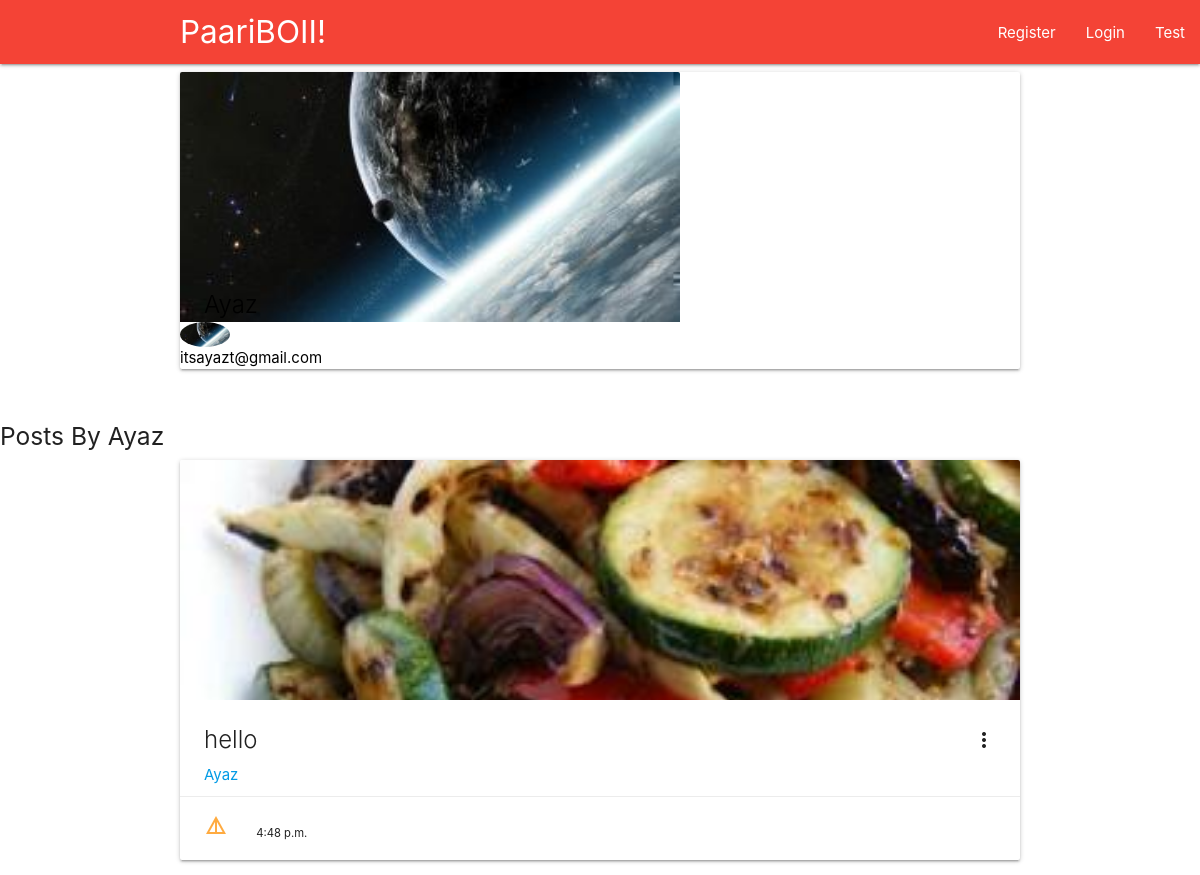
Screenshot of /profile/7 with the database file from the repository.
### network/models.py (models this page shows, shortened)
class Profile(models.Model):
    user = models.OneToOneField(User, on_delete = models.CASCADE, default =1)
    image = models.ImageField(default ='default_profile.jpg', upload_to ='profile_pics')
    profile_cover = models.ImageField(default='default_cover_pic.jpg', upload_to='cover_pics')
    bio = models.TextField(max_length = 288, blank= True)

class Post(models.Model):
    title = models.CharField(max_length = 100)
    content = models.TextField()
    created_on = models.TimeField(auto_now = True)
    author = models.ForeignKey(User, on_delete = models.CASCADE,)
    image = models.ImageField(default = 'default.jpg',upload_to = 'post_pics',)

### network/views.py (the view)
# urls.py: path('profile/<int:pk>',user_views.ProfileDetail.as_view(),name = 'profile_detail'),
class ProfileDetail(DetailView):
    model = Profile
    def get_context_data(self, **kwargs):
        context = super().get_context_data(**kwargs)
        context['posts'] = Post.objects.all()
        return context

### network/templates/network/profile_detail.html (shortened to what this page needs)
{% extends "network/base.html"%}
{% block content %}
<div class = "container">
    <div class="col s12 m7 l3">
        <div class="card">
          <div class="card-image">
              <img src="{{ object.profile_cover.url }}" class="background" style="width:500px; hieght:500px">
              <a href="#user"><img  style="border-radius: 50%;width:50px; hieght:50px" src="{{ object.image.url }}"></a>
              <a href="#name"><span class="black-text name card-title" >{{ object.user.username}}</span></a>
        </div>
            <a href="#email"><span class="black-text email">{{ object.user.email }}</span></a>
    </div>
</div>
    </div>
    <br>
    <h5>Posts By {{ object.user.username}}</h5>
    <div class="container col s12 m7 l3">
     {% for post in posts %}
     {% if object.user == post.author%}
            <div class = "col s12 m6 l4">
                <div class="card medium">
                    <div class="card-image waves-effect waves-block waves-light">
                        <img class="activator" src="{{post.image.url}}">
                    </div>
                    <div class="card-content">
                        <span class="card-title activator grey-text text-darken-4">{{post.title}}
                            <i href= "#" class="material-icons right tooltipped" data-position="bottom" data-tooltip="Open Card">more_vert</i></span>
                        <p><a href="{% url 'network:profile_detail' post.author.profile.id %}">{{post.author.username}}</a></p>
                        <br>
                        <p class = "card-action"><a href = "{% url 'network:post_detail' post.id %}"><i class = "material-icons">details</i></a>
                        <small class = ".bottomleft">{{ post.created_on}}</small>
                    </div>
                </div>
            </div>
            {% endif %}
            {% endfor %}
    </div>
{% endblock%}

### rows the page displays
Profile: profile_cover (placeholder picture), image (placeholder picture), user.email "itsayazt@gmail.com", user.username "Ayaz"
Post: image (placeholder picture), title "hello", author.username "Ayaz", created_on "4:48 p.m."
